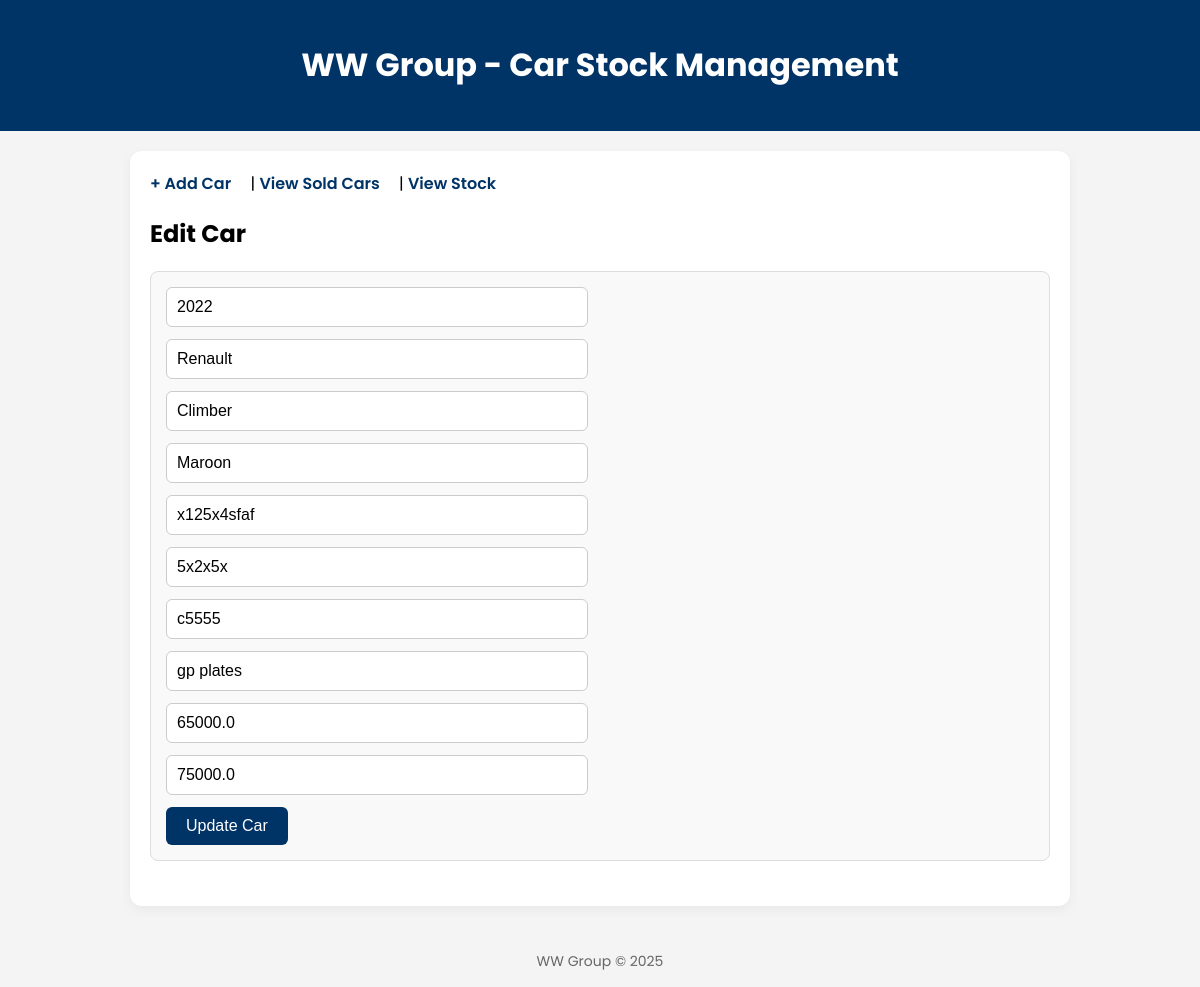
Screenshot of /edit/1 with the database file from the repository.
### tables this page shows
CREATE TABLE cars (
        id INTEGER PRIMARY KEY,
        year TEXT,
        brand TEXT,
        model TEXT,
        colour TEXT,
        vin TEXT,
        engine_number TEXT,
        register_number TEXT,
        registration_number TEXT,
        purchase_price REAL,
        selling_price REAL,
        is_sold INTEGER DEFAULT 0
    );

### app.py (the view, shortened to what this page needs)
@app.route('/edit/<int:id>', methods=['GET', 'POST'])
def edit_car(id):
    conn = sqlite3.connect('cars.db')
    c = conn.cursor()
    c.execute("SELECT * FROM cars WHERE id=?", (id,))
    car = c.fetchone()
    conn.close()
    return render_template('edit_car.html', car=car)

### templates/edit_car.html (shortened to what this page needs)
<!DOCTYPE html>
<html>
<head>
    <link rel="stylesheet" href="/static/style.css">
</head>
<body>
<header><h1>WW Group - Car Stock Management</h1></header>
<div class="container">
    <a href="/add">+ Add Car</a> | <a href="/sold">View Sold Cars</a> | <a href="/stock">View Stock</a>
    <h2>Edit Car</h2>
    <form method="POST">
      <input name="year" value="{{ car[1] }}" placeholder="Year" required>
      <input name="brand" value="{{ car[2] }}" placeholder="Brand" required>
      <input name="model" value="{{ car[3] }}" placeholder="Model" required>
      <input name="colour" value="{{ car[4] }}" placeholder="Colour" required>
      <input name="vin" value="{{ car[5] }}" placeholder="VIN Number" required>
      <input name="engine_number" value="{{ car[6] }}" placeholder="Engine Number" required>
      <input name="register_number" value="{{ car[7] }}" placeholder="Register Number" required>
      <input name="registration_number" value="{{ car[8] }}" placeholder="Registration Number" required>
      <input type="number" step="0.01" name="purchase_price" value="{{ car[9] }}" placeholder="Purchase Price" required>
      <input type="number" step="0.01" name="selling_price" value="{{ car[10] }}" placeholder="Selling Price" required>
      <button type="submit">Update Car</button>
    </form>
</div>
<footer>WW Group &copy; 2025</footer>
</body>
</html>

### static/style.css (style rules this page uses)
body { font-family: 'Poppins', sans-serif; background: #f4f4f4; margin: 0; padding: 0; }
header { background: #003366; color: white; padding: 20px; text-align: center; }
footer { text-align: center; padding: 15px; font-size: 14px; color: #666; background: #f4f4f4; margin-top: 30px; }
.container { max-width: 900px; margin: 20px auto; background: white; padding: 20px; border-radius: 12px; box-shadow: 0 4px 12px rgba(0,0,0,0.05); }
form { margin-bottom: 25px; padding: 15px; background: #f9f9f9; border: 1px solid #ddd; border-radius: 8px; }
form input { display: block; width: 100%; max-width: 400px; padding: 10px; margin-bottom: 12px; font-size: 16px; border-radius: 6px; border: 1px solid #ccc; }
form button { background-color: #003366; color: white; border: none; border-radius: 6px; cursor: pointer; width: fit-content; padding: 10px 20px; font-size: 16px; }
a { color: #003366; text-decoration: none; font-weight: 600; margin-right: 15px; }

### rows the page displays
cars: year "2022", brand "Renault", model "Climber", colour "Maroon", vin "x125x4sfaf", engine_number "5x2x5x", register_number "c5555", registration_number "gp plates", purchase_price "65000.0", selling_price "75000.0"
